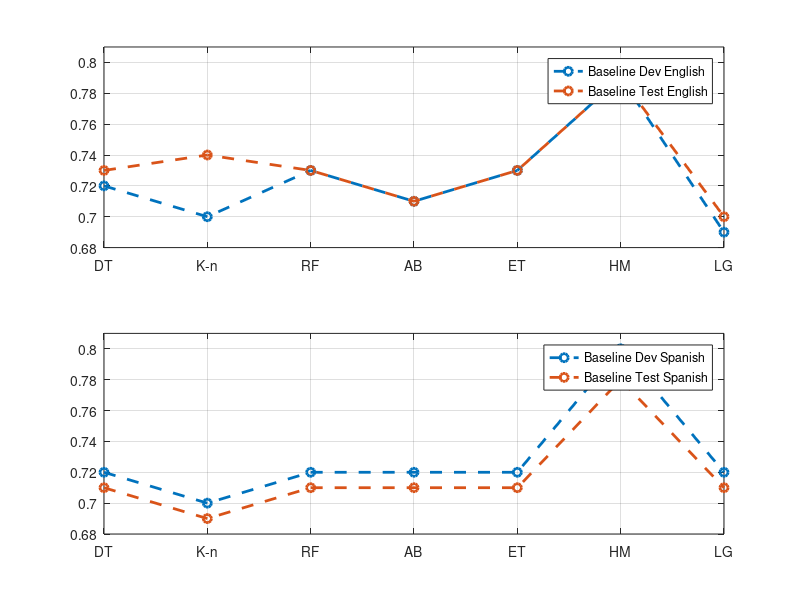

The MATLAB script that drew this image:
F1_dev_eng = [0.72,0.7,0.73,0.71,0.73,0.79,0.69];
F1_dev_span=[0.72	0.7	0.72	0.72	0.72	0.8	0.72];
F1_test_eng=[0.73	0.74	0.73	0.71	0.73	0.79	0.7];
F1_test_span=[0.71	0.69	0.71	0.71	0.71	0.78	0.71];

subplot(2,1,1)
plot(F1_dev_eng,'--o','LineWidth',2)
set(gca,'xtick',1:7,'xticklabel',{'DT','K-n','RF','AB','ET','HM','LG'})
grid on
hold on
ylim([0.68 0.81])
plot(F1_test_eng,'--o','LineWidth',2)
legend('Baseline Dev English','Baseline Test English')


subplot(2,1,2)
plot(F1_dev_span,'--o','LineWidth',2)
set(gca,'xtick',1:7,'xticklabel',{'DT','K-n','RF','AB','ET','HM','LG'})
grid on
hold on
ylim([0.68 0.81])
plot(F1_test_span,'--o','LineWidth',2)
legend('Baseline Dev Spanish','Baseline Test Spanish')
